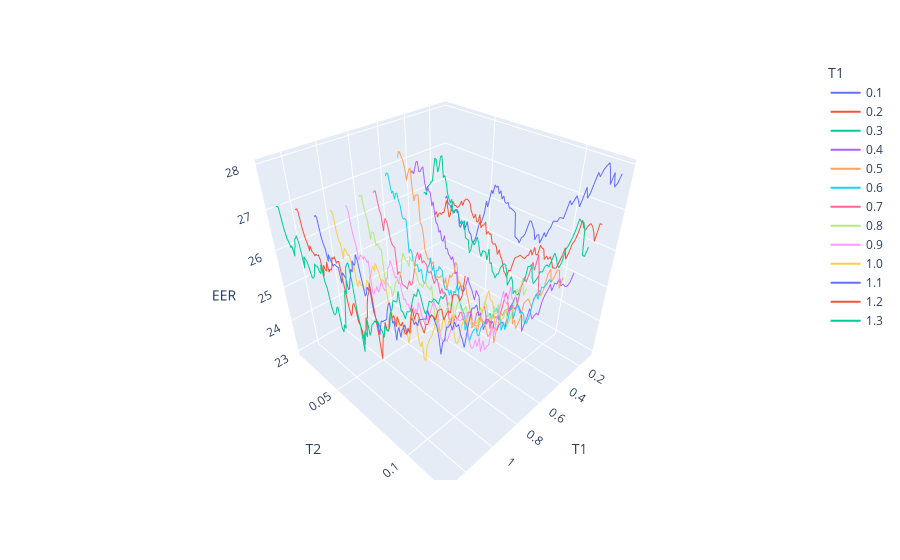
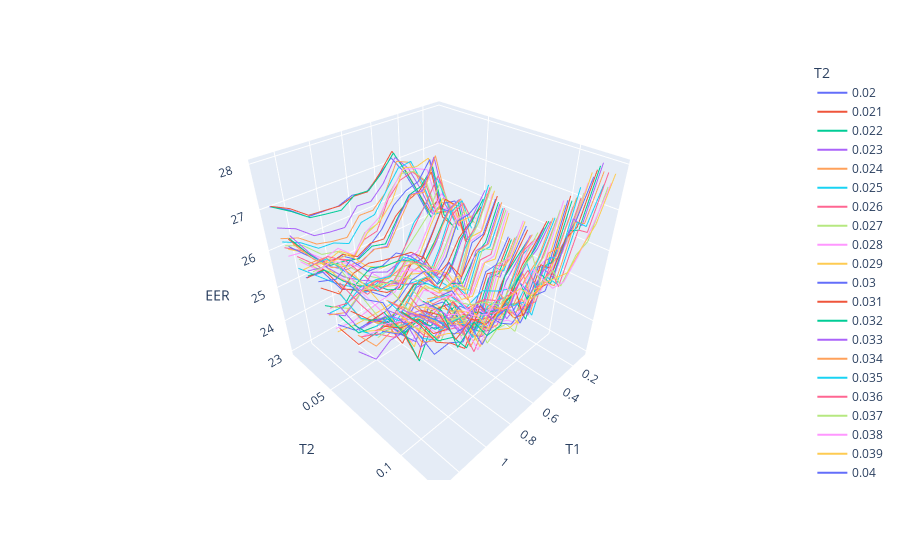

Source (notebook cell) for these figures, in order:
### Code cell
path = Path(r"output_eer_T1[0.100,1.400,0.100]_T2[0.020,0.120,0.001].csv")
eer = plot_df(path)
